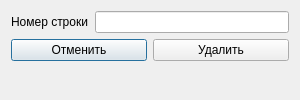
<?xml version="1.0" encoding="UTF-8"?>
<ui version="4.0">
 <class>DialogRemove</class>
 <widget class="QDialog" name="DialogRemove">
  <property name="geometry">
   <rect>
    <x>0</x>
    <y>0</y>
    <width>300</width>
    <height>100</height>
   </rect>
  </property>
  <property name="sizePolicy">
   <sizepolicy hsizetype="Preferred" vsizetype="Preferred">
    <horstretch>217</horstretch>
    <verstretch>122</verstretch>
   </sizepolicy>
  </property>
  <property name="minimumSize">
   <size>
    <width>300</width>
    <height>100</height>
   </size>
  </property>
  <property name="maximumSize">
   <size>
    <width>300</width>
    <height>100</height>
   </size>
  </property>
  <property name="windowTitle">
   <string>Удаление продукта</string>
  </property>
  <layout class="QGridLayout" name="gridLayout_2">
   <item row="0" column="0">
    <layout class="QGridLayout" name="gridLayout">
     <item row="0" column="0">
      <widget class="QLabel" name="label">
       <property name="text">
        <string>Номер строки</string>
       </property>
      </widget>
     </item>
     <item row="0" column="1">
      <widget class="QLineEdit" name="LineNumberRemoveRow"/>
     </item>
     <item row="1" column="0" colspan="2">
      <layout class="QHBoxLayout" name="horizontalLayout">
       <item>
        <widget class="QPushButton" name="Cancel">
         <property name="text">
          <string>Отменить</string>
         </property>
        </widget>
       </item>
       <item>
        <widget class="QPushButton" name="Remove">
         <property name="text">
          <string>Удалить</string>
         </property>
        </widget>
       </item>
      </layout>
     </item>
    </layout>
   </item>
   <item row="1" column="0">
    <widget class="QLabel" name="label_2">
     <property name="text">
      <string/>
     </property>
    </widget>
   </item>
  </layout>
 </widget>
 <resources/>
 <connections/>
</ui>
